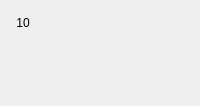
                  <widget class="QWidget" name="widgetFaq10" native="true">
                   <layout class="QHBoxLayout" name="horizontalpage_10" stretch="0,1">
                    <item alignment="Qt::AlignTop">
                     <widget class="QLabel" name="labelNumber10">
                      <property name="minimumSize">
                       <size>
                        <width>24</width>
                        <height>24</height>
                       </size>
                      </property>
                      <property name="maximumSize">
                       <size>
                        <width>16777215</width>
                        <height>24</height>
                       </size>
                      </property>
                      <property name="text">
                       <string>10</string>
                      </property>
                      <property name="alignment">
                       <set>Qt::AlignCenter</set>
                      </property>
                     </widget>
                    </item>
                    <item>
                     <layout class="QVBoxLayout" name="verticalLayoutpage_10">
                      <property name="leftMargin">
                       <number>20</number>
                      </property>
                      <property name="rightMargin">
                       <number>20</number>
                      </property>
                      <item>
                       <widget class="QLabel" name="labelSubtitle10">
                        <property name="text">
                         <string></string>
                        </property>
                        <property name="wordWrap">
                         <bool>true</bool>
                        </property>
                       </widget>
                      </item>
                      <item>
                       <spacer name="verticalSpacer_100">
                        <property name="orientation">
                         <enum>Qt::Vertical</enum>
                        </property>
                        <property name="sizeType">
                         <enum>QSizePolicy::Fixed</enum>
                        </property>
                        <property name="sizeHint" stdset="0">
                         <size>
                          <width>20</width>
                          <height>30</height>
                         </size>
                        </property>
                       </spacer>
                      </item>
                      <item>
                       <widget class="QLabel" name="labelContent10">
                        <property name="text">
                         <string></string>
                        </property>
                        <property name="alignment">
                         <set>Qt::AlignLeading|Qt::AlignLeft|Qt::AlignTop</set>
                        </property>
                        <property name="wordWrap">
                         <bool>true</bool>
                        </property>
                       </widget>
                      </item>
                      <item>
                       <spacer name="verticalSpacer_92">
                        <property name="orientation">
                         <enum>Qt::Vertical</enum>
                        </property>
                        <property name="sizeHint" stdset="0">
                         <size>
                          <width>20</width>
                          <height>20</height>
                         </size>
                        </property>
                       </spacer>
                      </item>
                     </layout>
                    </item>
                   </layout>
                  </widget>
